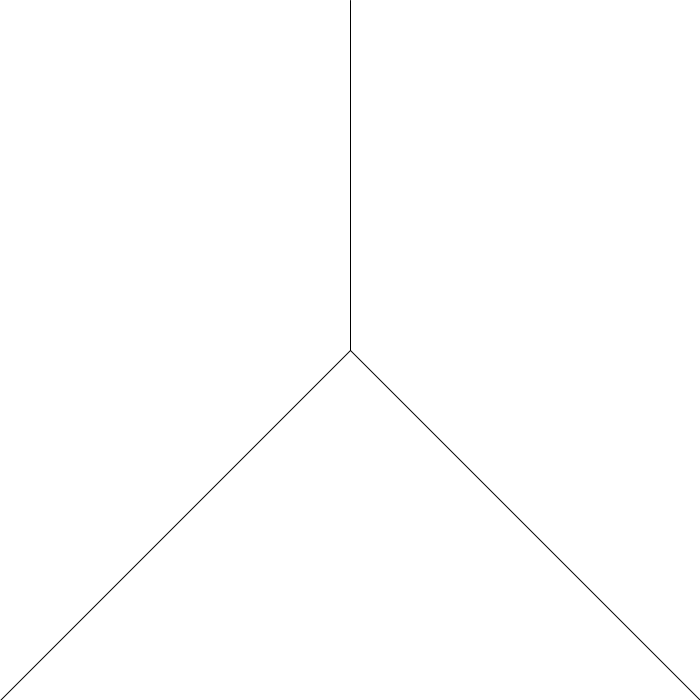
Frame 1 (no input)
Frame 60 (the mouse pressed at the canvas centre just before this capture): identical to frame 1, image omitted
Frame 120 (the mouse held since frame 60 and released just before this capture): identical to frame 1, image omitted

The Processing sketch that drew this single still picture (run headless with seeded random() and noise(); from frame 60 on, the mouse is pressed at the canvas centre):

// Processing sketch: Exercise_4_4_2_
// ── Exercise_4_4_2_.pde
int lineM = 350; //half line in the middle
int lineS = 700; //half lines on the side
int lineZ = 0; //no change in coordinates
int bg = 255; //background color

void setup() {
  size(700,700);
}

void draw() {
  background(bg);
  line(lineM, lineZ, lineM, lineM);
  line(lineZ, lineS, lineM, lineM);
  line(lineS, lineS, lineM, lineM);
}
